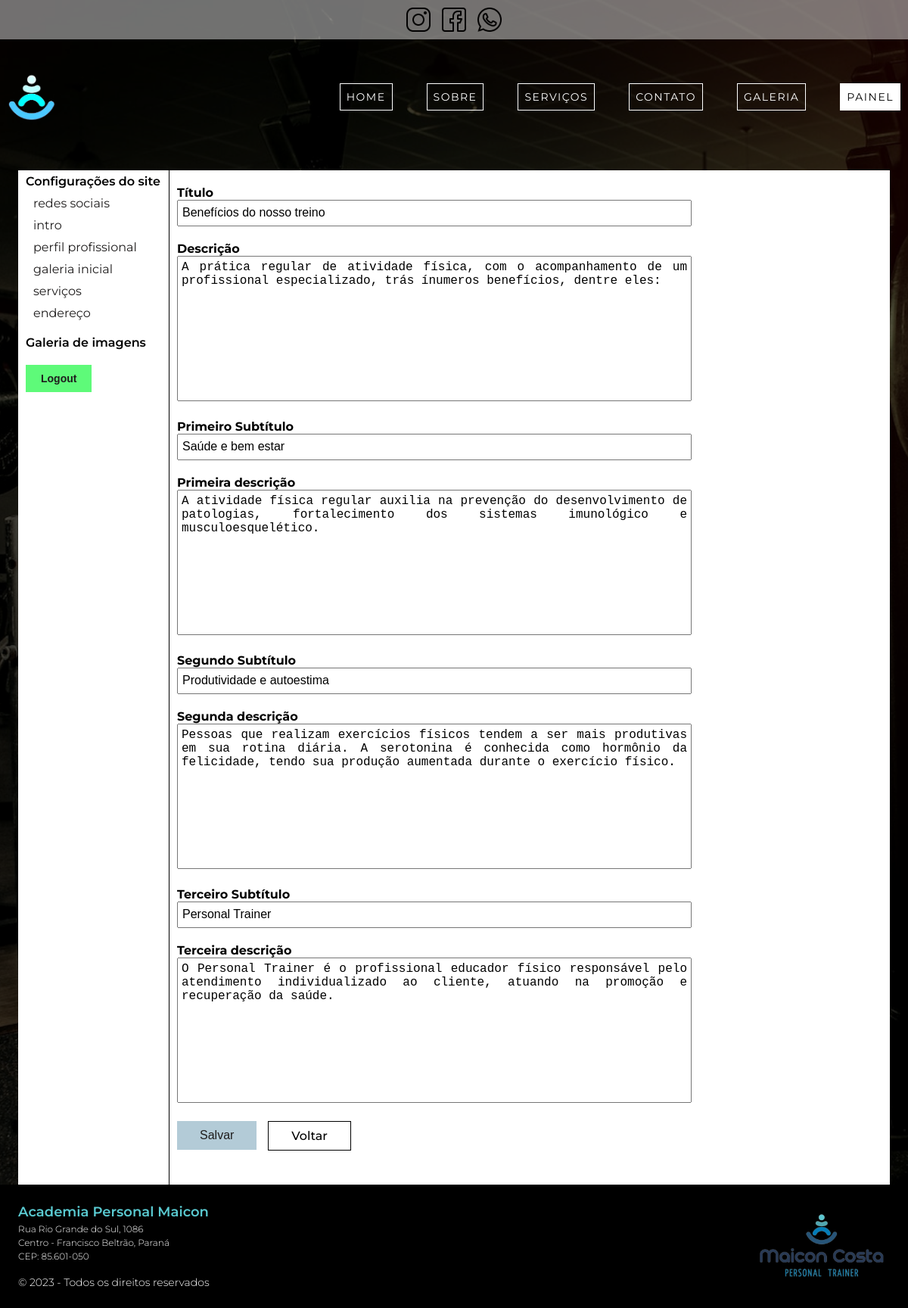
The page /author/dashboard/settings/sectionintro/edit/ (signed in) on the database its author committed.
### app_home/models.py (models this page shows, shortened)
class SectionIntro(models.Model):
    title = models.CharField(max_length=255,
                             default='',
                             verbose_name='Título',
                             )
    description = models.TextField(max_length=500,
                                   default='',
                                   verbose_name='Descrição',
                                   )
    subtitle_one = models.CharField(max_length=255,
                                    default='',
                                    verbose_name='Primeiro Subtítulo',
                                    )
    sub_description_one = models.TextField(max_length=255,
                                           default='',
                                           verbose_name='Primeira descrição',
                                           )
    subtitle_two = models.CharField(max_length=255,
                                    default='',
                                    verbose_name='Segundo Subtítulo',
                                    )
    sub_description_two = models.TextField(max_length=255,
                                           default='',
                                           verbose_name='Segunda descrição',
                                           )
    subtitle_three = models.CharField(max_length=255,
                                      default='',
                                      verbose_name='Terceiro Subtítulo',
                                      )
    sub_description_three = models.TextField(max_length=255,
                                             default='',
                                             verbose_name='Terceira descrição',
                                             )
    class Meta:
        verbose_name = 'Seção de introdução'
        verbose_name_plural = 'Seção de introdução'

class HomeContent(models.Model):
    social_network = models.ForeignKey(SocialNetwork,
                                       on_delete=models.CASCADE,
                                       default=None,
                                       verbose_name='redes sociais',
                                       )
    section_intro = models.ForeignKey(SectionIntro,
                                      on_delete=models.CASCADE,
                                      default=None,
                                      verbose_name='seção intro',
                                      )
    profile = models.ForeignKey(Profile,
                                on_delete=models.CASCADE,
                                default=None,
                                verbose_name='perfil do profissional',
                                )
    pre_gallery = models.ForeignKey(PreGallery,
                                    on_delete=models.CASCADE,
                                    default=None,
                                    verbose_name='galeria de imagens',
                                    )
    services = models.ManyToManyField(Service,
                                      verbose_name='serviços',
                                      )
    adress = models.ForeignKey(Adress,
                               on_delete=models.CASCADE,
                               default=None,
                               verbose_name='endereço',
                               )
    class Meta:
        verbose_name = 'Todas as configurações do site'
        verbose_name_plural = 'Todas as configurações do site'

class Adress(models.Model):
    name = models.CharField(max_length=255,
                            default='',
                            verbose_name='nome do estabelecimento',
                            )
    adress = models.CharField(max_length=255,
                              default='',
                              verbose_name='endereço',
                              )
    city = models.CharField(max_length=255,
                            default='',
                            verbose_name='bairro e cidade',
                            )
    postal = models.CharField(max_length=255,
                              default='',
                              verbose_name='cep',
                              )
    class Meta:
        verbose_name = 'Endereço'
        verbose_name_plural = 'Endereço'

### author/views/intro.py (the view)
@login_required(redirect_field_name='next', login_url='author:login')
def settings_sectionintro(request: HttpRequest):
    intro: SectionIntro = SectionIntro.objects.first()
    form: ModelForm = f.SectionIntroForm(
        data=request.POST or None,
        files=request.FILES or None,
        instance=intro,
        )
    if form.is_valid():
        form.save()
        messages.success(request, 'Dados salvos com sucesso.')
        return redirect('author:sectionintro')
    return render(request, 'author/partials/_sectionintro.html', context={
        'form': form,
        'button_to_back_action': reverse('author:dashboard'),
        'home_content': home_content(),
    })

### author/forms/form_settings.py
class SectionIntroForm(ModelForm):
    class Meta:
        model = SectionIntro
        fields = '__all__'

### author/templates/author/partials/_sectionintro.html
{% extends 'author/pages/dashboard.html' %}
{% block settings %}
    {% include 'author/partials/_baseform.html' %}
{% endblock %}

### author/templates/author/partials/_baseform.html (shortened to what this page needs)
<form
    action="{{ form_action }}"
    class="C-form"
    method="POST"
    enctype="multipart/form-data">
    {% for field in form %}
        <div class="C-form__div">
            <label for="{{ field.id_for_label }}" class="C-form__label">
                {{ field.label }}
            </label>
            {{ field }}
        </div>
    {% endfor %}
    <div class="C-buttons center_flex_row">
        <button type="submit" class="C-form__button">salvar</button>
        <a class="C-form__button C-button_to_back" href="{{ button_to_back_action }}">voltar</a>
    </div>
</form>

### base_template/global/partials/_footer.html
{% load static %}
<div class="C-footer__details">
    <a class="C-footer__link" href="{% url 'author:login' %}">
        <p class="C-footer__title">{{ home_content.adress.name }}</p>
    </a>
    <p class="C-footer__adress">{{ home_content.adress.adress }}</p>
    <p class="C-footer__adress">{{ home_content.adress.city }}</p>
    <p class="C-footer__adress">{{ home_content.adress.postal }}</p>
    <p class="C-footer__copy"> &copy; 2023 - Todos os direitos reservados</p>
</div>
<div class="C-footer__logo">
    <img src="{% static 'global/images/logo.png' %}" alt="">
</div>

### base_static/global/css/style.css (style rules this page uses)
* { margin: 0; padding: 0; box-sizing: border-box; }
:root { --blue-0: #C5FFFD; --blue-1: #B3CBD7; --blue-2: #59C9D0; --blue-3: #067CB8; --blue-4: #0B7DB2; --blue-4: #26557A; --blue-5: #283958; --blue-5-transparent: #2839589c; --blue-facebook: #1976D2; --orange-1: #ED541C; --orange-1-instagram: #FA851D; --orange-2-instagram: #F55031; --orange-3-instagram: #B43179; --orange-4-instagram: #B52F8C; --light-white: #FBFBFB; --standard-white: #ffffff; --standard-black: #000000; --black-transparent-bg: rgba(0, 0, 0, 0.7); --gray-1: rgb(65, 63, 63); --green-1-whatsapp: #30BF2E; --green-2-whatsapp: #5EFA79; --standard-gray: #1f1d1d; --standard-red: rgba(179, 46, 46, 0.863); --std-white-transparent: rgba(255, 255, 255, 0.288); --std-white-transparent-2: rgba(255, 255, 255, 0.548); --font-montserrat: 'Montserrat', sans-serif; --font-oswald: 'Oswald', sans-serif; }
html, body { font-family: var(--font-montserrat); height: 100%; }
.center_flex_row { display: flex; justify-content: center; align-items: center; }
.C-body { display: grid; grid-template-columns: 1fr; grid-template-rows: auto 1fr auto; grid-template-areas: "header" "main" "footer"; background-color: var(--black-transparent-bg); background-image: url('../images/bg-body-img_m.jpg'); background-position: center top; background-size: cover; background-repeat: no-repeat; background-attachment: fixed; }
.C-form { width: 100%; max-width: 1024px; }
.C-form__div { margin-bottom: 20px; }
.C-form__label { display: block; font-weight: 700; }
.C-form__div { width: 100%; max-width: 680px; }
.C-form__div > input { width: 100%; height: 35px; outline: none; font-size: 16px; padding: 5px; }
.C-form__div > textarea { width: 100%; resize: none; font-size: 16px; padding: 5px; font-weight: normal; text-align: justify; }
.C-buttons { justify-content: flex-start; align-items: flex-start; column-gap: 15px; row-gap: 15px; flex-wrap: wrap; margin-bottom: 25px; }
.C-form__button, .C-button_to_back { font-size: 16px; width: auto; padding: 10px 30px; background-color: var(--blue-1); color: var(--standard-gray); font-weight: 300; text-transform: capitalize; outline: none; border: none; cursor: pointer; display: block; }
.C-button_to_back { background-color: transparent; border: 1px solid var(--standard-black); text-decoration: none; font-weight: 500; color: var(--standard-black); padding: 9px 30px; }
.C-footer__link { text-decoration: none; }
.C-footer__title { font-size: 18px; font-weight: 600; color: var(--blue-2); line-height: 1.5; }
.C-footer__adress, .C-footer__copy { color: white; font-size: 12px; font-weight: 300; line-height: 1.5; }
.C-footer__copy { padding-top: 15px; font-size: 14px; }
.C-footer__logo { width: 100%; max-width: 180px; }
.C-footer__logo img { width: 100%; }
@media screen and (min-width: 1024px) { html, body { scroll-behavior: smooth; } }

### rows shown on the page
SectionIntro: form "Benefícios do nosso treino" "A prática regular de atividade física, com o acompanhamento de um profissional especializado, trás ínumeros benefícios, dentre eles:" "Saúde e bem estar" "A atividade física regular auxilia na prevenção do desenvolvimento de patologias, fortalecimento dos sistemas imunológico e musculoesquelético." "Produtividade e autoestima" "Pessoas que realizam exercícios físicos tendem a ser mais produtivas em sua rotina diária. A serotonina é conhecida como hormônio da felicidade, tendo sua produção aumentada durante o exercício físico." "Personal Trainer" "O Personal Trainer é o profissional educador físico responsável pelo atendimento individualizado ao cliente, atuando na promoção e recuperação da saúde."
HomeContent: adress.name "Academia Personal Maicon", adress.adress "Rua Rio Grande do Sul, 1086", adress.city "Centro - Francisco Beltrão, Paraná", adress.postal "CEP: 85.601-050"

### other values the page prints
{{ field.label }} "Título" "Descrição" "Primeiro Subtítulo" "Primeira descrição" "Segundo Subtítulo" "Segunda descrição" "Terceiro Subtítulo" "Terceira descrição"
